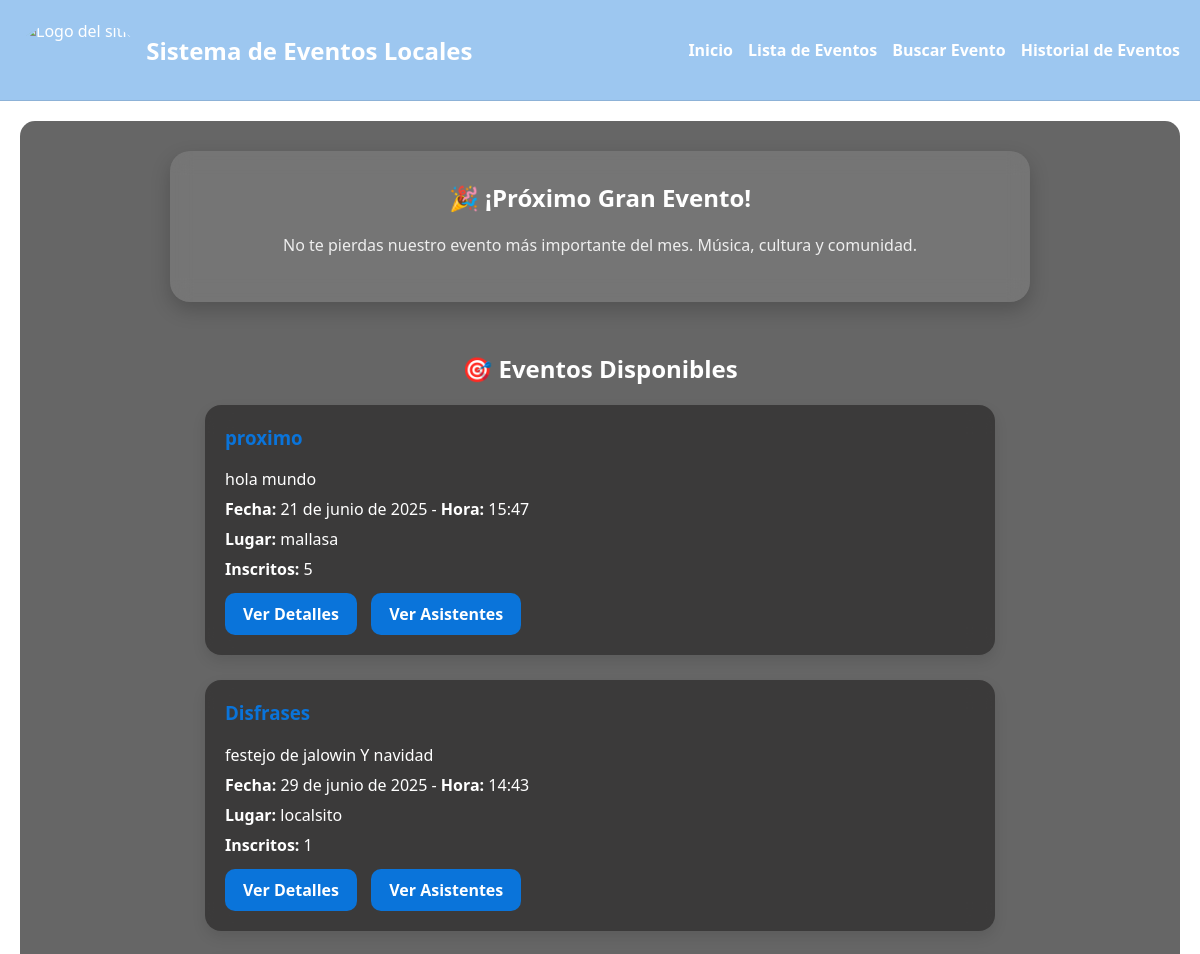
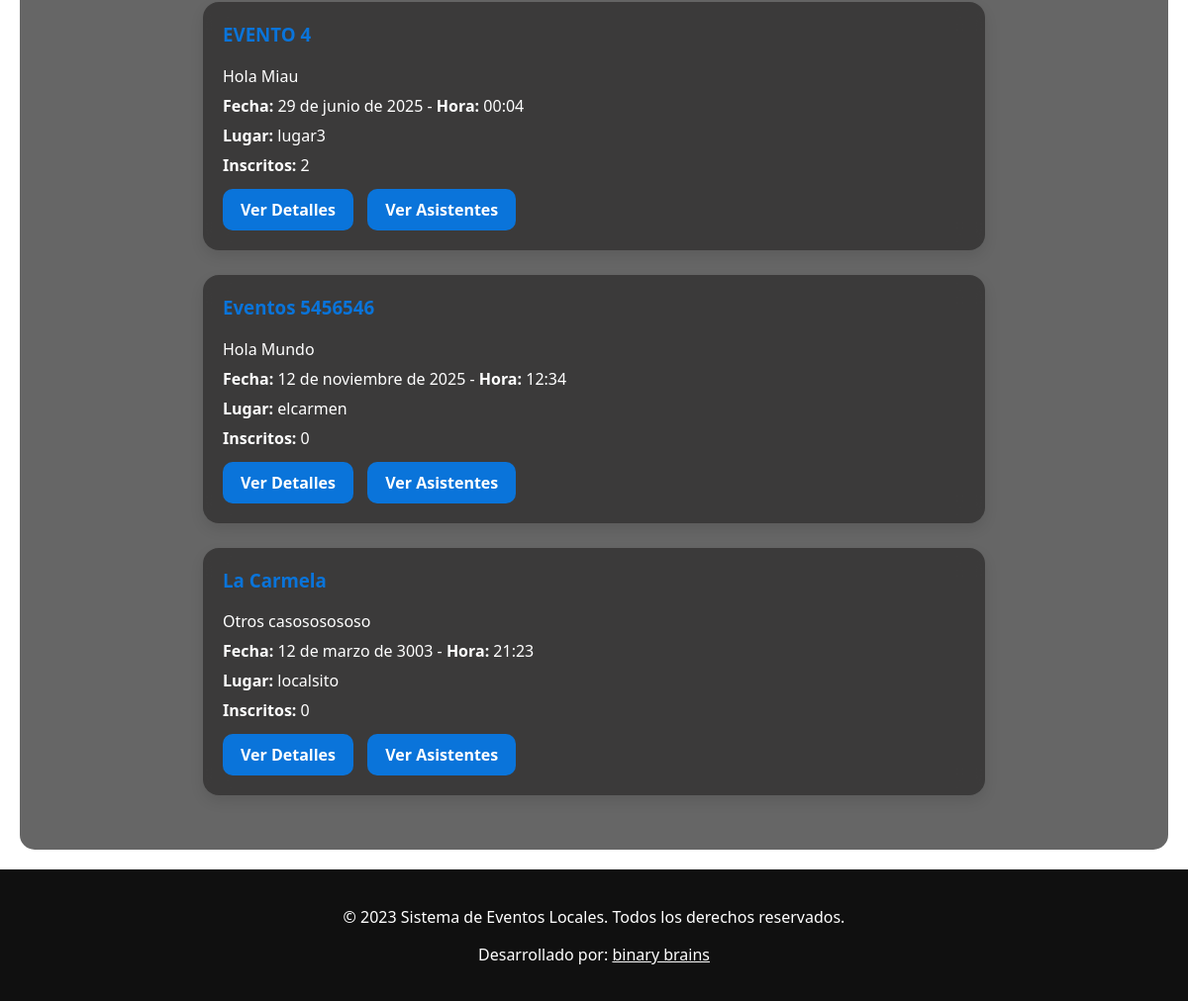
The app's page /eventos/, older data (2 pictures, top to bottom).
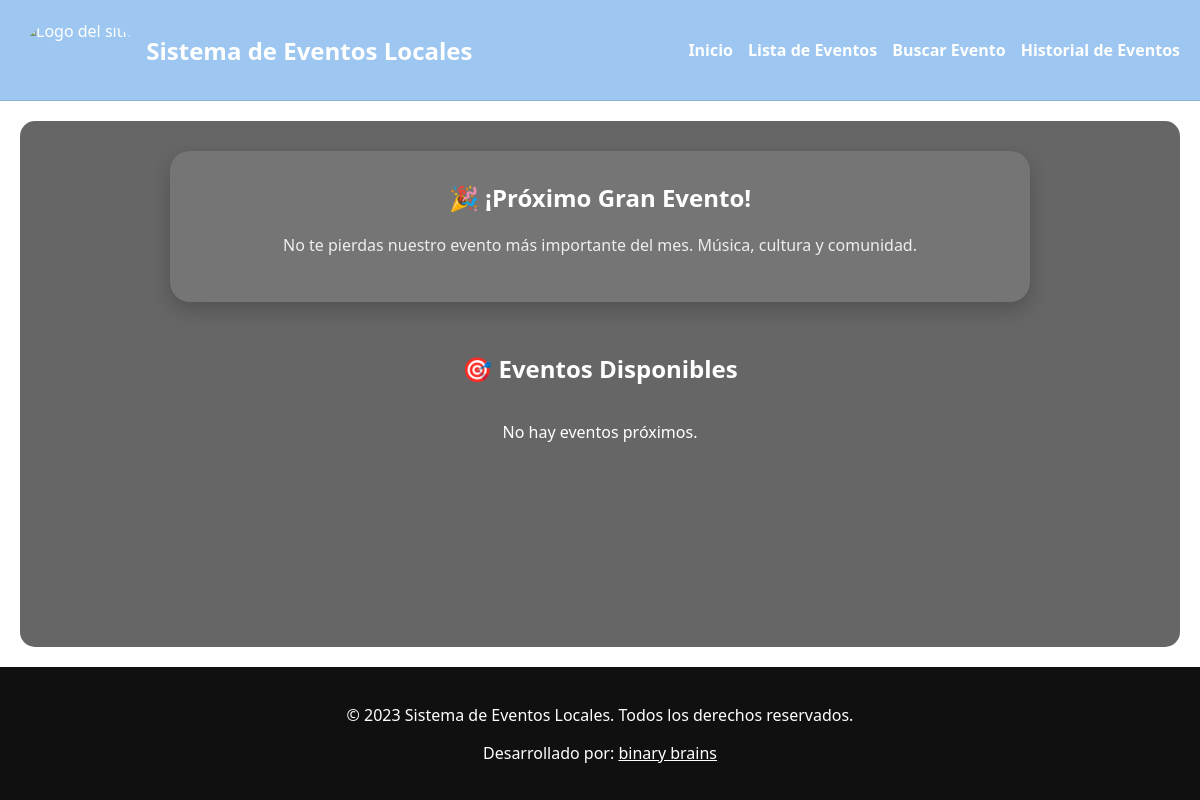
The same page, newer data.
### eventos/models.py (models this page shows, shortened)
class Evento(models.Model):
    titulo = models.CharField(max_length=200)
    descripcion = models.TextField()
    fecha = models.DateField()
    hora = models.TimeField()
    lugar = models.ForeignKey(Lugar, on_delete=models.CASCADE)
    organizador = models.ForeignKey(Organizador, on_delete=models.CASCADE)

class Lugar(models.Model):
    nombre = models.CharField(max_length=100)
    direccion = models.CharField(max_length=255)

### eventos/views.py (the view)
# urls.py: path('eventos/', views.lista_eventos, name='lista_eventos'),
def lista_eventos(request):
    eventos = Evento.objects.filter(fecha__gte=timezone.now().date()).order_by('fecha')
    return render(request, 'eventos/lista_eventos.html', {'eventos': eventos})

### eventos/templates/eventos/lista_eventos.html (shortened to what this page needs)
{% extends "./base.html" %}
{% block content %}
<h2>🎯 Eventos Disponibles</h2>
{% if eventos %}
    {% for evento in eventos %}
        <div class="evento-card">
            <h3>{{ evento.titulo }}</h3>
            <p>{{ evento.descripcion }}</p>
            <p><strong>Fecha:</strong> {{ evento.fecha }} - <strong>Hora:</strong> {{ evento.hora }}</p>
            <p><strong>Lugar:</strong> {{ evento.lugar.nombre }}</p>
            <p><strong>Inscritos:</strong> {{ evento.inscripciones.count }}</p>
            <a class="button-link" href="{% url 'detalle_evento' evento.id %}">Ver Detalles</a>
            <a class="button-link" href="{% url 'ver_asistentes' evento.id %}">Ver Asistentes</a>
        </div>
    {% endfor %}
{% else %}
    <p>No hay eventos próximos.</p>
{% endif %}
{% endblock %}

Row changes from the older to the newer data that the page shows:
no longer on this page (row edited): Evento: titulo "proximo", descripcion "hola mundo", fecha "21 de junio de 2025", hora "15:47", lugar.nombre "mallasa", inscripciones.count "5"
no longer on this page (row edited): Evento: titulo "Disfrases", descripcion "festejo de jalowin Y navidad", fecha "29 de junio de 2025", hora "14:43", lugar.nombre "localsito", inscripciones.count "1"
removed Evento: titulo "EVENTO 4", descripcion "Hola Miau", fecha "29 de junio de 2025", hora "00:04", lugar.nombre "lugar3", inscripciones.count "2"
removed Evento: titulo "Eventos 5456546", descripcion "Hola Mundo", fecha "12 de noviembre de 2025", hora "12:34", lugar.nombre "elcarmen", inscripciones.count "0"
removed Evento: titulo "La Carmela", descripcion "Otros casososososo", fecha "12 de marzo de 3003", hora "21:23", lugar.nombre "localsito", inscripciones.count "0"
Text that changed along with them:
text now shown: "No hay eventos próximos."
